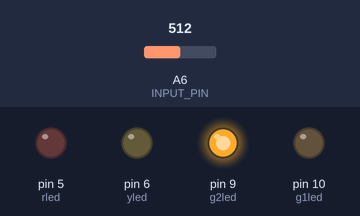
Bench run of a sketch on a simulated Arduino Nano, built with avr-gcc and run on an emulated ATmega328P. Shown: output pins drawn as LEDs (lit = HIGH). The test bench sets the inputs (shaded band); at power-on: A6 (INPUT_PIN) = 512. What the sketch prints to the serial monitor is not drawn.

Above: at 1.2 s.
1.3 s: A6 (INPUT_PIN) set to 716
At 1.45 s:
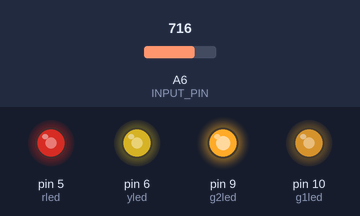
3.0 s: A6 (INPUT_PIN) set to 1023
At 3.15 s:
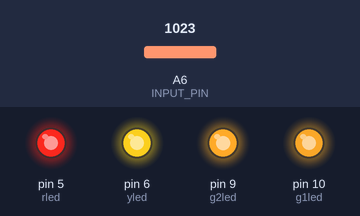
4.7 s: A6 (INPUT_PIN) set to 122
At 4.86 s:
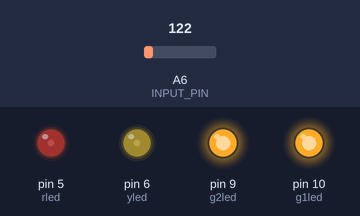
6.4 s: A6 (INPUT_PIN) set to 511
At 7.9 s:
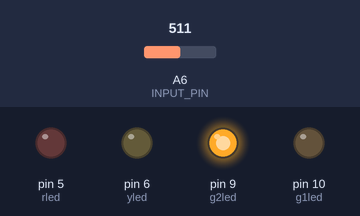
Timing chart, 0 to 9.1 s (numbered marks = the images above; inputs shaded):
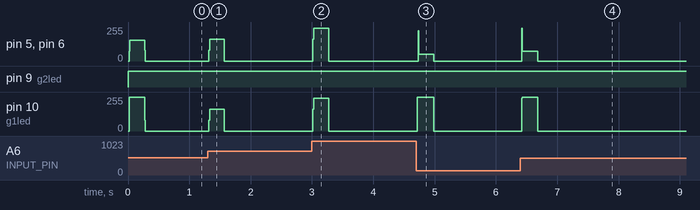

The sketch:

s35_Muscle_Strength_with_EMG_sensor_and_LEDs.ino
```cpp
#define SAMPLE_RATE 500
#define BAUD_RATE 115200
#define INPUT_PIN A6
#define BUFFER_SIZE 128
#define TRESH 50

int circular_buffer[BUFFER_SIZE];
int data_index, sum;
int g1led=10,g2led=9,yled=6,rled=5,buzz=3;


void setup() {
	// Serial connection begin
	Serial.begin(BAUD_RATE);

  pinMode(g1led,OUTPUT);
  pinMode(g2led,OUTPUT);
  pinMode(yled,OUTPUT);
  pinMode(rled,OUTPUT);
}

void loop() {
	// Calculate elapsed time
	static unsigned long past = 0;
	unsigned long present = micros();
	unsigned long interval = present - past;
	past = present;

	// Run timer
	static long timer = 0;
	timer -= interval;

	// Sample and get envelop
	if(timer < 0) {
		timer += 1000000 / SAMPLE_RATE;
		int sensor_value = analogRead(INPUT_PIN);
		int signal = EMGFilter(sensor_value);
		int envelop = getEnvelop(abs(signal));
    Serial.print(100);
		Serial.print(", ");
    Serial.print(-100);
		Serial.print(", ");
		Serial.print(signal);
		Serial.print(", ");
		Serial.println(envelop);
    meter(envelop);
    // if(envelop>TRESH) shoot();
	}
}

void meter(float val){
  val=val/TRESH*2;
  analogWrite(g1led,1024*min(1.0,val));
  analogWrite(g2led,1024*min(1.0,val-1));
  analogWrite(yled,1024*min(1.0,val-2));
  analogWrite(rled,1024*min(1.0,val-3));
  if(val>2) tone(buzz,100*val);
  else noTone(buzz);
}

// void shoot(){

// }

// Envelop detection algorithm
int getEnvelop(int abs_emg){
	sum -= circular_buffer[data_index];
	sum += abs_emg;
	circular_buffer[data_index] = abs_emg;
	data_index = (data_index + 1) % BUFFER_SIZE;
	return (sum/BUFFER_SIZE) * 2;
}

// Band-Pass Butterworth IIR digital filter, generated using filter_gen.py.
// Sampling rate: 500.0 Hz, frequency: [74.5, 149.5] Hz.
// Filter is order 4, implemented as second-order sections (biquads).
// Reference:
// https://docs.scipy.org/doc/scipy/reference/generated/scipy.signal.butter.html
// https://courses.ideate.cmu.edu/16-223/f2020/Arduino/FilterDemos/filter_gen.py
float EMGFilter(float input)
{
  float output = input;
  {
    static float z1, z2; // filter section state
    float x = output - 0.05159732*z1 - 0.36347401*z2;
    output = 0.01856301*x + 0.03712602*z1 + 0.01856301*z2;
    z2 = z1;
    z1 = x;
  }
  {
    static float z1, z2; // filter section state
    float x = output - -0.53945795*z1 - 0.39764934*z2;
    output = 1.00000000*x + -2.00000000*z1 + 1.00000000*z2;
    z2 = z1;
    z1 = x;
  }
  {
    static float z1, z2; // filter section state
    float x = output - 0.47319594*z1 - 0.70744137*z2;
    output = 1.00000000*x + 2.00000000*z1 + 1.00000000*z2;
    z2 = z1;
    z1 = x;
  }
  {
    static float z1, z2; // filter section state
    float x = output - -1.00211112*z1 - 0.74520226*z2;
    output = 1.00000000*x + -2.00000000*z1 + 1.00000000*z2;
    z2 = z1;
    z1 = x;
  }
  return output;
}
```

Measured:
- after the input at 1.3 s, pin 5 (rled), pin 6 (yled): 0/255 → 164/255 at once, → 0/255 0.26 s later; pin 10 (g1led): 0/255 → 163/255 at once, → 0/255 0.26 s later
- after the input at 3.0 s, pin 5 (rled), pin 6 (yled): 0/255 → 246/255 at once, → 0/255 0.26 s later; pin 10 (g1led): 0/255 → 245/255 at once, → 0/255 0.26 s later
- after the input at 4.7 s, pin 5 (rled), pin 6 (yled): 0/255 → 52/255 at once, → 0/255 0.26 s later; pin 10 (g1led): 0/255 → 255/255 at once, → 0/255 0.28 s later
- after the input at 6.4 s, pin 5 (rled), pin 6 (yled): 0/255 → 72/255 at once, → 0/255 0.26 s later; pin 10 (g1led): 0/255 → 255/255 at once, → 0/255 0.26 s later
